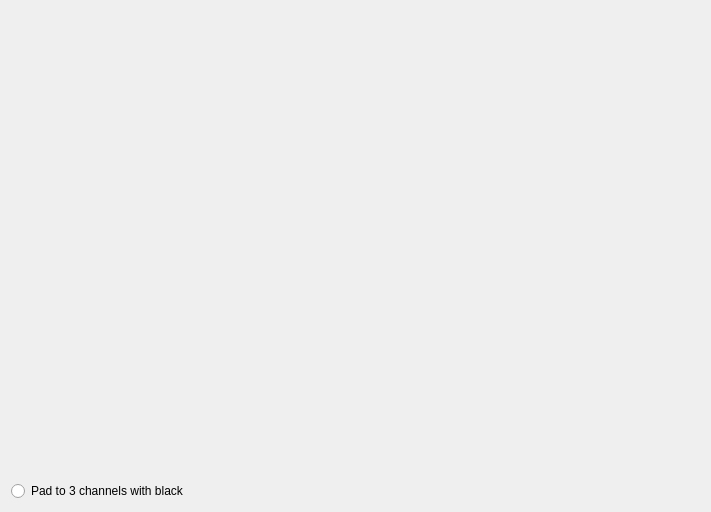
<?xml version="1.0" encoding="UTF-8"?>
<ui version="4.0">
 <class>Form</class>
 <widget class="QWidget" name="Form">
  <property name="geometry">
   <rect>
    <x>0</x>
    <y>0</y>
    <width>711</width>
    <height>512</height>
   </rect>
  </property>
  <property name="windowTitle">
   <string>Form</string>
  </property>
  <layout class="QGridLayout" name="gridLayout">
   <item row="0" column="0">
    <widget class="Canvas" name="canvas" native="true"/>
   </item>
   <item row="1" column="0">
    <widget class="QRadioButton" name="addblack">
     <property name="text">
      <string>Pad to 3 channels with black</string>
     </property>
    </widget>
   </item>
  </layout>
 </widget>
 <customwidgets>
  <customwidget>
   <class>Canvas</class>
   <extends>QWidget</extends>
   <header>ui.canvas</header>
   <container>1</container>
  </customwidget>
 </customwidgets>
 <resources/>
 <connections/>
</ui>
